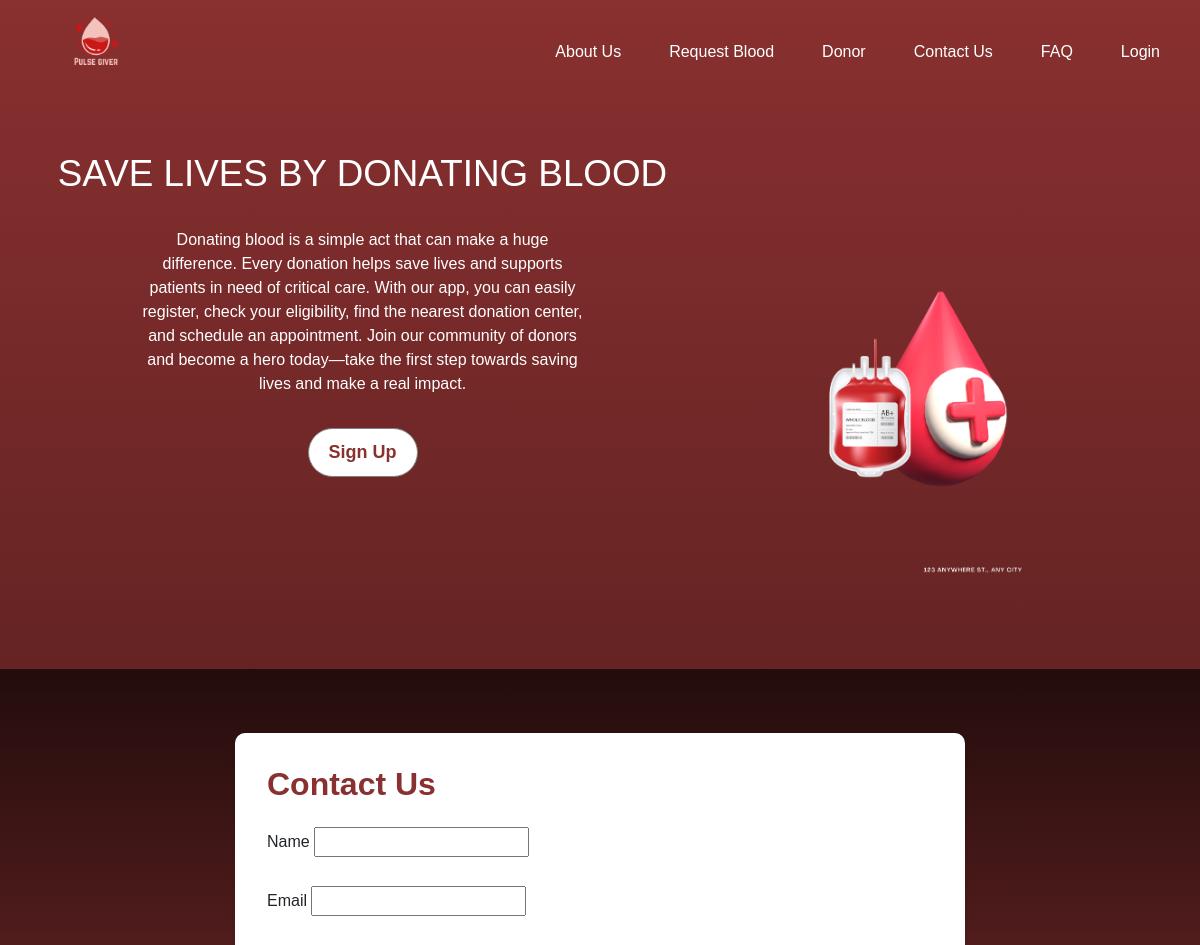
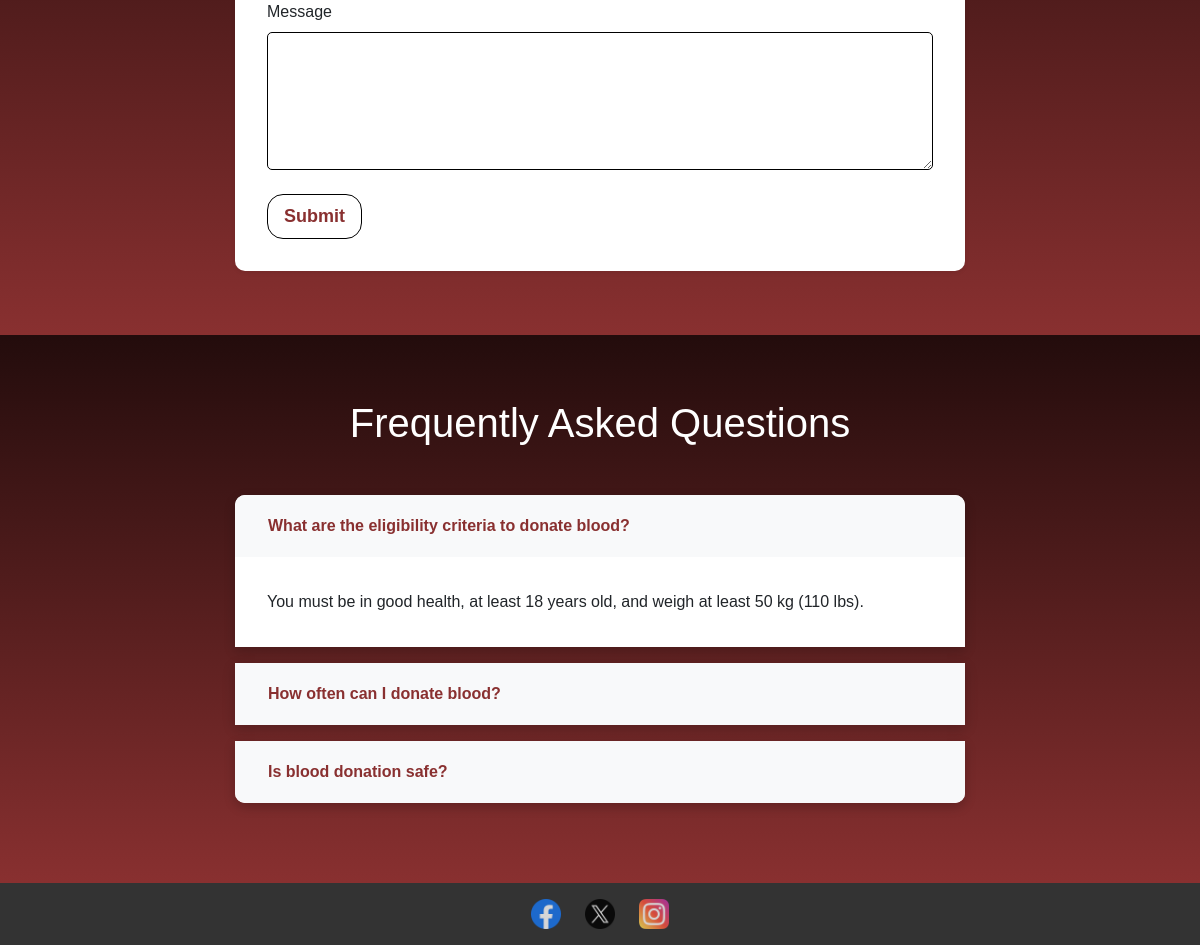
The page / on the database its author committed (2 pictures, top to bottom).
### donation/models.py (models this page shows, shortened)
class FAQ(models.Model):
    question = models.CharField(max_length=255)
    answer = models.TextField()

### donation/views.py (the view)
# urls.py: 2. Add a URL to urlpatterns:  path('', views.home, name='home')
def home(request):
    success_message = None
    if request.method == 'POST':
        form = ContactForm(request.POST)
        if form.is_valid():
            form.save()
            success_message = "Your message has been successfully submitted. We will get back to you shortly."
            form = ContactForm()  # Reset the form after successful submission
    else:
        form = ContactForm()
    faqs = FAQ.objects.all()
    context = {
        'form': form,
        'success_message': success_message,
        'faqs': faqs,  # Pass the FAQs to the context
    }
    return render(request, 'donation/home.html', context)

### donation/forms.py
class ContactForm(forms.ModelForm):
    class Meta:
        model = ContactMessage
        fields = ['name', 'email', 'message']

### templates/donation/home.html (shortened to what this page needs)
{% extends 'base.html' %}
{% load static %}
{% block content %}
<main class="main-section">
    <div class="container">
        <div class="row custom-row h-100 custom-row" >
            <div class="col-lg-7 col-md-7 col-xl-7 col-xxl-7 text-center">
                <h1>SAVE LIVES BY DONATING BLOOD</h1>
                <p>Donating blood is a simple act that can make a huge difference. Every donation helps save lives and supports patients in need of critical care. With our app, you can easily register, check your eligibility, find the nearest donation center, and schedule an appointment. Join our community of donors and become a hero today—take the first step towards saving lives and make a real impact.</p>
                {% if user.is_authenticated %}
                    <p class="text-white welcome-username">Welcome, {{ user.username }}</p>
                {% else %}
                    <a class="btn  btn-lg main-btn" href="{% url 'signup' %}">Sign Up</a>
                {% endif %}
            </div>
            <div class="col-lg-5 col-md-5 col-xl-5 col-xxl-5 text-center ">
                <img src="{% static 'donation/img/homepageImg.png' %}" alt="Blood Bag" class="homeImg img-fluid">
            </div>
        </div>
    </div>
</main>
<section class="section-contact">
    <div class="container">
        <div class="row justify-content-center">
            <div class="col-lg-8">
                <div class="card shadow-sm">
                    <div class="card-body">
                        <h2 class="card-title mb-4">Contact Us</h2>
                        <form method="post" action="{% url 'home' %}" class="contact-form">
                            <div class="form-group">
                                <label for="id_name">Name</label>
                                {{ form.name }}
                            </div>
                            <div class="form-group">
                                <label for="id_email">Email</label>
                                {{ form.email }}
                            </div>
                            <div class="form-group">
                                <label for="id_message" class="message-box-label">Message</label>
                                <textarea class="form-control message-box" id="id_message" name="message" rows="5" required></textarea>
                            </div>
                            <button type="submit" class="btn login-btn1">Submit</button>
                        </form>
                    </div>
                </div>
            </div>
        </div>
    </div>
</section>
<section class="section-faq">
    <div class="container">
        <div class="row justify-content-center">
            <div class="col-lg-8">
                <h1 class="text-white text-center mb-5">Frequently Asked Questions</h1>
                <div class="accordion" id="faqAccordion">
                    {% for faq in faqs %}
                    <div class="card">
                        <div class="card-header" id="faqHeading{{ forloop.counter }}">
                            <h5 class="mb-0">
                                <button class="btn btn-link" type="button" data-toggle="collapse"
                                        data-target="#faqCollapse{{ forloop.counter }}" aria-expanded="false"
                                        aria-controls="faqCollapse{{ forloop.counter }}">
                                    {{ faq.question }}
                                </button>
                            </h5>
                        </div>
                        <div id="faqCollapse{{ forloop.counter }}" class="collapse{% if forloop.first %} show{% endif %}" aria-labelledby="faqHeading{{ forloop.counter }}"
                             data-parent="#faqAccordion">
                            <div class="card-body">
                                {{ faq.answer }}
                            </div>
                        </div>
                    </div>
                    {% endfor %}
                </div>
            </div>
        </div>
    </div>
</section>
{% endblock %}

### templates/donation/home.html (style rules this page uses)
body, html { margin: 0; padding: 0; height: 100%; background: linear-gradient(180deg, #893030 0%, #230C0C 100%); font-family: 'Khula', sans-serif; }
.main-section { padding: 4rem 0; }
.main-section h1 { font-size: 2.3rem; margin-bottom: 2rem; color: white; }
.main-section p { color: white; max-width: 70%; margin: 0 auto 2rem; }
.main-btn { border: 1px solid grey; border-radius: 50px; background-color: white; color: #893030; font-size: 18px; font-weight: bold; padding: 10px 20px; }
.homeImg { max-width: 20rem; height: auto; }
.section-contact { padding: 4rem 0; background: linear-gradient(180deg, #230C0C 0%, #893030 100%); }
.card { border: none; border-radius: 10px; box-shadow: 0 4px 12px rgba(0, 0, 0, 0.2); transition: box-shadow 0.3s ease-in-out; }
.card-body { padding: 2rem; }
.card-title { color: #893030; font-weight: bold; }
.contact-form .form-group { margin-bottom: 1.5rem; }
.contact-form .form-control { border-radius: 5px; padding: 0.5rem; }
.section-faq { padding: 4rem 0; background: linear-gradient(180deg, #230C0C 0%, #893030 100%); }
.accordion .card { border: none; border-radius: 10px; margin-bottom: 1rem; }
.accordion .card-header { background-color: #f8f9fa; border-bottom: 1px solid #dee2e6; }
.accordion .btn-link { color: #893030; font-weight: bold; text-decoration: none; width: 100%; text-align: left; }
.accordion .card-body { background-color: #ffffff; font-size: 1rem; line-height: 1.6; }
.accordion .card-header h5 { margin: 0; }

### templates/base.html (style rules this page uses)
body, html { margin: 0; padding: 0; height: 100%; background: linear-gradient(180deg, #893030 0%, #230C0C 100%); font-family: 'Khula', sans-serif; }
.form-control { border: 1px solid black; border-radius: 1rem; background-color: white; color: black; }
.login-btn1 { border: 1px solid black; border-radius: 1rem; padding:0.5rem 1rem; background-color: white; color: #893030; font-size: 18px; font-weight: bold; }

### rows shown on the page
FAQ: question "What are the eligibility criteria to donate blood?", answer "You must be in good health, at least 18 years old, and weigh at least 50 kg (110 lbs)."
FAQ: question "How often can I donate blood?"
FAQ: question "Is blood donation safe?"
